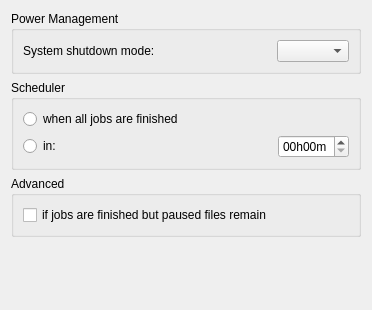
<?xml version="1.0" encoding="UTF-8"?>
<ui version="4.0">
 <class>PreferencesShutdown</class>
 <widget class="QWidget" name="PreferencesShutdown">
  <property name="geometry">
   <rect>
    <x>0</x>
    <y>0</y>
    <width>350</width>
    <height>310</height>
   </rect>
  </property>
  <property name="toolTip">
   <string/>
  </property>
  <layout class="QGridLayout" name="gridLayout_4">
   <item row="0" column="0">
    <widget class="QGroupBox" name="PowerManagemetGroupBox">
     <property name="title">
      <string>Power Management</string>
     </property>
     <layout class="QGridLayout" name="gridLayout_2">
      <item row="0" column="0">
       <widget class="QLabel" name="shutdownMethodLabel">
        <property name="toolTip">
         <string>Select system shutdown mode</string>
        </property>
        <property name="text">
         <string>System shutdown mode:</string>
        </property>
       </widget>
      </item>
      <item row="0" column="2">
       <widget class="QComboBox" name="kcfg_shutdownMethods"/>
      </item>
      <item row="0" column="1">
       <spacer name="horizontalSpacer_2">
        <property name="orientation">
         <enum>Qt::Horizontal</enum>
        </property>
        <property name="sizeHint" stdset="0">
         <size>
          <width>40</width>
          <height>20</height>
         </size>
        </property>
       </spacer>
      </item>
     </layout>
    </widget>
   </item>
   <item row="1" column="0">
    <widget class="QGroupBox" name="actionGroupBox">
     <property name="title">
      <string>Scheduler</string>
     </property>
     <layout class="QGridLayout" name="gridLayout">
      <item row="3" column="0">
       <layout class="QHBoxLayout" name="horizontalLayout">
        <item>
         <widget class="QRadioButton" name="kcfg_timerRadioButton">
          <property name="text">
           <string>in:</string>
          </property>
         </widget>
        </item>
        <item>
         <spacer name="horizontalSpacer">
          <property name="orientation">
           <enum>Qt::Horizontal</enum>
          </property>
          <property name="sizeHint" stdset="0">
           <size>
            <width>40</width>
            <height>20</height>
           </size>
          </property>
         </spacer>
        </item>
        <item>
         <widget class="QDateTimeEdit" name="kcfg_scheduleDateTime">
          <property name="displayFormat">
           <string>HH'h'mm'm'</string>
          </property>
         </widget>
        </item>
       </layout>
      </item>
      <item row="0" column="0">
       <widget class="QRadioButton" name="kcfg_jobsRadioButton">
        <property name="text">
         <string>when all jobs are finished</string>
        </property>
       </widget>
      </item>
     </layout>
    </widget>
   </item>
   <item row="2" column="0">
    <widget class="QGroupBox" name="advancedGroupBox">
     <property name="title">
      <string>Advanced</string>
     </property>
     <layout class="QGridLayout" name="gridLayout_3">
      <item row="0" column="0">
       <widget class="QCheckBox" name="kcfg_pausedShutdown">
        <property name="toolTip">
         <string>Do not shutdown the system if some files are set on pause</string>
        </property>
        <property name="text">
         <string>if jobs are finished but paused files remain</string>
        </property>
       </widget>
      </item>
     </layout>
    </widget>
   </item>
   <item row="3" column="0">
    <spacer name="spacer">
     <property name="orientation">
      <enum>Qt::Vertical</enum>
     </property>
     <property name="sizeHint" stdset="0">
      <size>
       <width>350</width>
       <height>20</height>
      </size>
     </property>
    </spacer>
   </item>
  </layout>
 </widget>
 <resources/>
 <connections/>
</ui>
